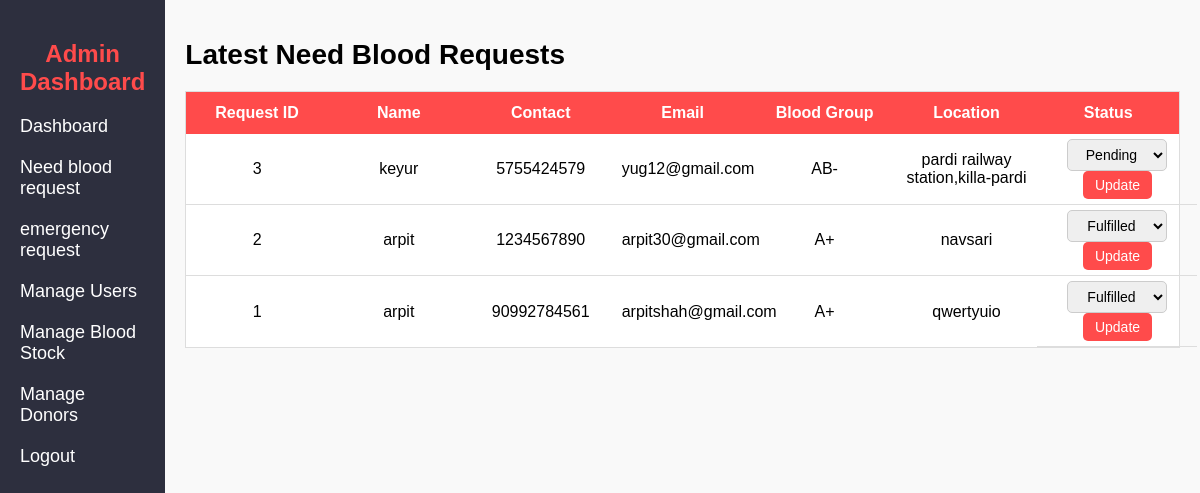
/email.php, run on the app's committed database.
### tables this page shows
CREATE TABLE IF NOT EXISTS `need_blood` (
  `id` int(11) NOT NULL AUTO_INCREMENT,
  `name` varchar(100) NOT NULL,
  `blood_type` varchar(5) NOT NULL,
  `phone` varchar(15) NOT NULL,
  `email` varchar(100) NOT NULL,
  `location` varchar(255) NOT NULL,
  `request_time` timestamp NOT NULL DEFAULT CURRENT_TIMESTAMP,
  `status` varchar(20) NOT NULL DEFAULT 'Pending',
  `quantity` int(11) NOT NULL,
  PRIMARY KEY (`id`)
);

### email.php (the view, shortened to what this page needs)
<?php
require 'dbcon.php';
?>
<!DOCTYPE html>
<html lang="en">
<head>
    <link rel="stylesheet" href="admin_dashboard.css">
</head>
<body>
    <div class="container">
        <?php include("adminheader.php"); ?>
        <div class="main-content">
            <header>
                <h1>Latest Need Blood Requests</h1>
            </header>
            <section class="tables">
                <table>
                    <thead>
                        <tr>
                            <th>Request ID</th>
                            <th>Name</th>
                            <th>Contact</th>
                            <th>Email</th>
                            <th>Blood Group</th>
                            <th>Location</th>
                            <th>Status</th>
                        </tr>
                    </thead>
                    <tbody>
                    <?php
                        $query = "SELECT * FROM need_blood ORDER BY id DESC LIMIT 5";
                        $result = mysqli_query($conn, $query);
                        while ($row = mysqli_fetch_assoc($result)) {
                            echo "<tr>";
                            echo "<td>" . $row['id'] . "</td>";
                            echo "<td>" . $row['name'] . "</td>";
                            echo "<td>" . $row['phone'] . "</td>";
                            echo "<td>" . $row['email'] . "</td>";
                            echo "<td>" . $row['blood_type'] . "</td>";
                            echo "<td>" . $row['location'] . "</td>";
                            echo "<td>";
                            echo "<form method='POST' action=''>";
                            echo "<select name='status'>";
                            echo "<option value='Pending'" . ($row['status'] == 'Pending' ? ' selected' : '') . ">Pending</option>";
                            echo "<option value='Fulfilled'" . ($row['status'] == 'Fulfilled' ? ' selected' : '') . ">Fulfilled</option>";
                            echo "</select>";
                            echo "<button type='submit' name='update_status'>Update</button>";
                            echo "</form>";
                            echo "</td>";
                            echo "</tr>";
                        }
                    ?>
                    </tbody>
                </table>
            </section>
        </div>
    </div>
</body>
</html>

### adminheader.php
<nav class="sidebar">
            <h2>Admin Dashboard</h2>
            <ul>
                <li><a href="admin_dashboard.php">Dashboard</a></li>
                <li><a href="email.php">Need blood request</a></li>
                <li><a href="eemail.php">emergency request</a></li>
                <li><a href="view_users.php">Manage Users</a></li>
                <li><a href="manage_blood_stock.php">Manage Blood Stock</a></li>
                <li><a href="manage_doner.php">Manage Donors</a></li>
                <li><a href="logout.php">Logout</a></li>
            </ul>
        </nav>

### admin_dashboard.css (style rules this page uses)
body { font-family: Arial, sans-serif; margin: 0; padding: 0; background-color: #f9f9f9; }
.container { display: flex; height: 100vh; }
.sidebar { width: 250px; background-color: #2d2f3e; padding: 20px; color: white; }
.sidebar h2 { color: #ff4b4b; margin-bottom: 20px; text-align: center; }
.sidebar ul { list-style-type: none; padding: 0; }
.sidebar ul li { margin: 20px 0; }
.sidebar ul li a { color: white; text-decoration: none; font-size: 18px; }
.main-content { flex-grow: 1; padding: 20px; }
.main-content header h1 { font-size: 28px; margin-bottom: 10px; }
.tables { margin-top: 20px; }
table { width: 100%; border-collapse: collapse; background-color: white; border: 1px solid #ddd; table-layout: fixed; }
th { background-color: #ff4b4b; color: white; padding: 12px; text-align: center; font-size: 16px; white-space: nowrap; }
td { padding: 10px; text-align: center; border-bottom: 1px solid #ddd; vertical-align: middle; }
td:last-child { display: flex; flex-direction: row; align-items: center; justify-content: center; gap: 5px; padding: 5px; width: auto; min-width: 150px; }
select { padding: 6px; width: auto; min-width: 100px; border-radius: 5px; border: 1px solid #ccc; font-size: 14px; text-align: center; }
button { padding: 6px 12px; background-color: #ff4b4b; color: white; border: none; cursor: pointer; border-radius: 5px; font-size: 14px; text-align: center; }

### data on the page
need_blood: id "3", name "keyur", phone "5755424579", email "yug12@gmail.com", blood_type "AB-", location "pardi railway station,killa-pardi", status "Pending"
need_blood: id "2", name "arpit", phone "1234567890", email "arpit30@gmail.com", blood_type "A+", location "navsari", status "Fulfilled"
need_blood: id "1", name "arpit", phone "90992784561", email "arpitshah@gmail.com", blood_type "A+", location "qwertyuio", status "Fulfilled"
